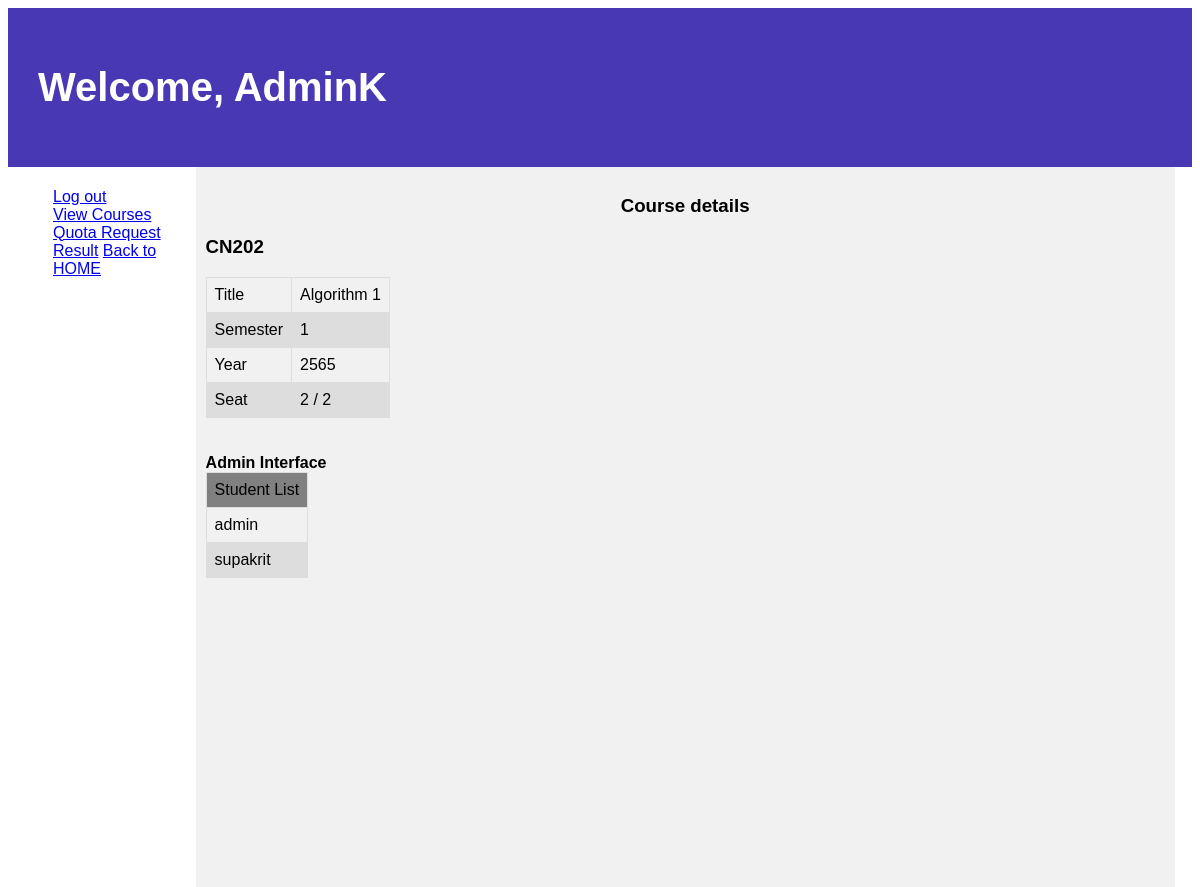
Page /courses/2/ (signed in) on the committed database.
### courses/models.py (models this page shows, shortened)
class Course(models.Model):
    c_id = models.CharField(max_length=5, unique=True, default="CN000")
    title = models.CharField(max_length=64, null=True, blank=True)
    semmester = models.IntegerField(null=True, blank=True)
    year = models.IntegerField(null=True, blank=True)
    seat_count = models.IntegerField(default=0, null=True, blank=True)
    max_seat = models.IntegerField(null=True, blank=True)
    quota = models.BooleanField(default=True)
    attend = models.ManyToManyField(User, blank=True)

### courses/views.py (the view)
# urls.py: path("<int:id>/",views.course, name="course"),
def course(request, id):
    course = Course.objects.get(pk=id)
    User = get_user_model()
    users = User.objects.all()
    course.seat_count = course.attend.count()
    if course.max_seat <= course.seat_count:
        course.quota = False
    course.save()
    return render(request, "courses/course.html", {
        "course": course,
        "User" : users
    })

### courses/templates/courses/course.html (shortened to what this page needs)
{% extends "courses/layout.html" %}
{% block body %}
<header>
    <h1> Welcome, {{ request.user.first_name }}</h1>
  </header>
  <section>
    <nav>
      <ul>
        <a href="{% url 'logout' %}">Log out</a>
        <br>
        <a href="{% url 'c_index' %}">View Courses</a>
        <br>
        <a href="{% url 'quota' %}">Quota Request Result</a>
        <a href="{% url 'index' %}">Back to HOME</a>
        <br>
      </ul>
    </nav>
    <article>
        <h1 align="center">Course details</h1>
        <h1>{{ course.c_id }}</h1>
<table>
      <tr>
        <td>Title </td>
        <td>{{ course.title }}</td>
      </tr>
      <tr>
        <td>Semester</td>
        <td>{{ course.semmester }}</td>
      </tr>
      <tr>
        <td>Year</td>
        <td>{{ course.year }}</td>
      </tr>
      <tr>
        <td>Seat</td>
        <td>{{ course.seat_count }} / {{ course.max_seat }}</td>
      </tr>
</table>
<br>
<br>
{% if user.is_staff %}
<p1><b> Admin Interface </b></p1>
<div class="table">
    <table><thead>
            <td>Student List</td>
<thead>
    <tbody>
        {% for attendance in course.attend.all %}<tr>
        <td>{{ attendance }}</td>
        {% endfor %}
        </tr>
    </tbody>
    </table>
</div>
{% endif %}
    </article>
  </section>
{% endblock %}

### courses/templates/courses/course.html (style rules this page uses)
body { font-family: Arial, Helvetica, sans-serif; }
header { background-color: rgb(72, 56, 179); padding: 30px; text-align: left; font-size: 20px; color: white; }
nav { float: left; width: 15%; height: 700px; background: rgb(255, 255, 255); padding: 5px; }
article { float: left; padding:10px; width: 81%; background-color: #f1f1f1; height: 700px; }
table { font-family: arial, sans-serif; border-collapse: collapse; }
td, th { border: 1px solid #dddddd; padding: 8px; }
thead { background-color: grey; }
tr:nth-child(even) { background-color: #dddddd; }

### rows in the picture
Course: c_id "CN202", title "Algorithm 1", semmester "1", year "2565", seat_count "2", max_seat "2"

### other values in the picture
{{ request.user.first_name }} "AdminK"
{{ attendance }} "admin"
{{ attendance }} "supakrit"
